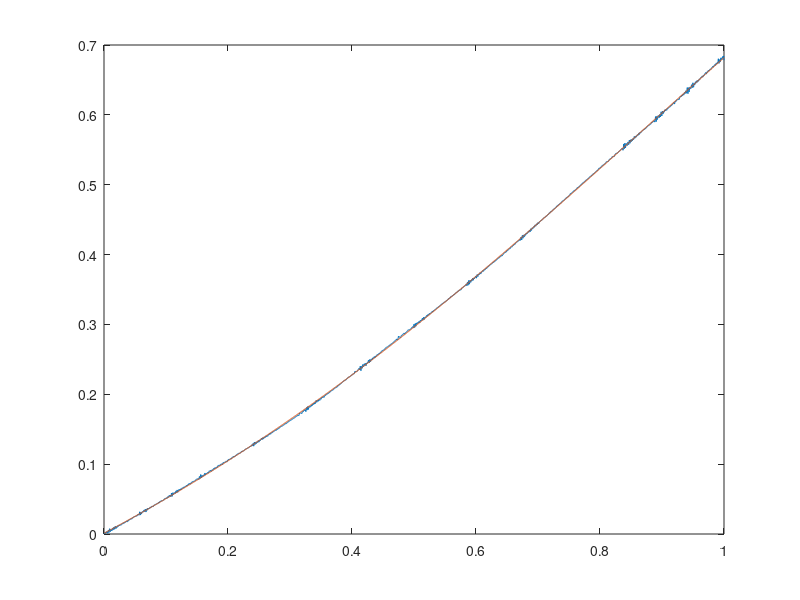
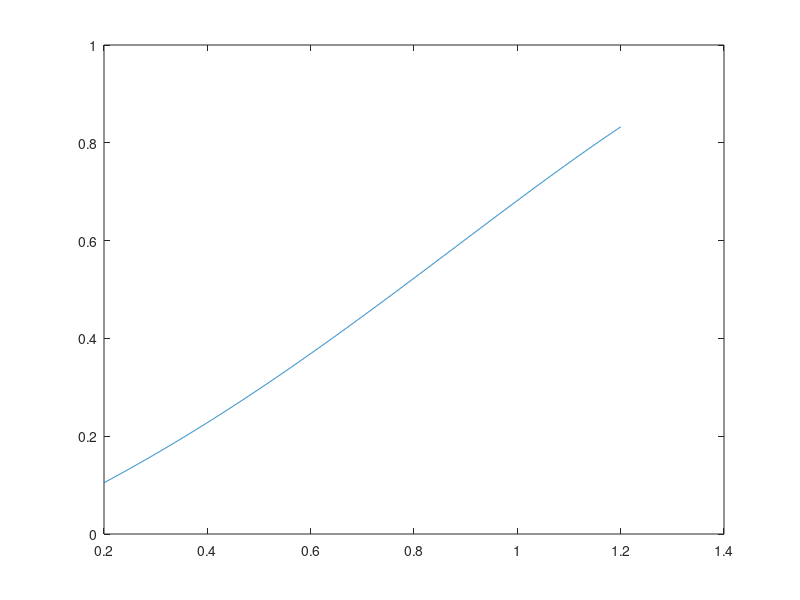

MATLAB code to generate these figures, in order:
clc;
clear;
y1 = load('SAWTOOTH/transfer_function_raw.mat').UU;

% bias y1 to 0
y1 = y1 - min(y1);

x  = linspace(0, 1, length(y1));

pp = polyfit(x, y1, 4);

y2 = polyval(pp, x);

figure;
plot(x, [y1, y2.']);

y3 = polyval(pp, x+0.2);

figure;
plot(x+0.2, y3);